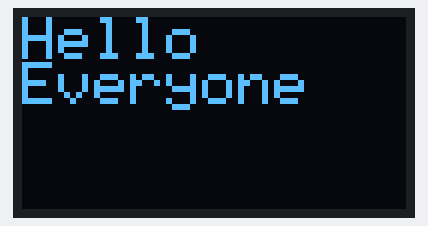
A sketch run on a simulated Arduino Uno, built with avr-gcc and run on an emulated ATmega328P. Parts: 128×64 one-colour display. The display library's start-up logo is not drawn.

Above: at 2.1 s.

The sketch:

1_oled0.91.ino
```cpp
#include <Adafruit_SSD1306.h>
#include <splash.h>
#include <Wire.h>
#include <Adafruit_GFX.h>


#define SCREEN_WIDTH 128
#define SCREEN_HEIGHT 64

#define OLED_RESET 4

Adafruit_SSD1306 display(OLED_RESET);

void setup() {
  // put your setup code here, to run once:
  display.begin(SSD1306_SWITCHCAPVCC, 0x3C);
  display.display();
  delay(2000);
  display.clearDisplay();
  display.setTextColor(SSD1306_WHITE);

  display.clearDisplay();
  display.setTextSize(2);
  display.setTextColor(WHITE);
  display.setCursor(0,0);
  display.println("Hello");
  display.setCursor(0,15);
  display.println("Everyone");
  display.display();
  delay(5000);
}

void loop() {
  // put your main code here, to run repeatedly:
display.clearDisplay();
/*

display.clearDisplay();
display.setTextSize(2);
display.setTextColor(WHITE);
display.setCursor(0,0);
display.println("SUJITH");
display.setCursor(0,15);
display.println("Here");
display.display();
delay(3000);*/


}
```
